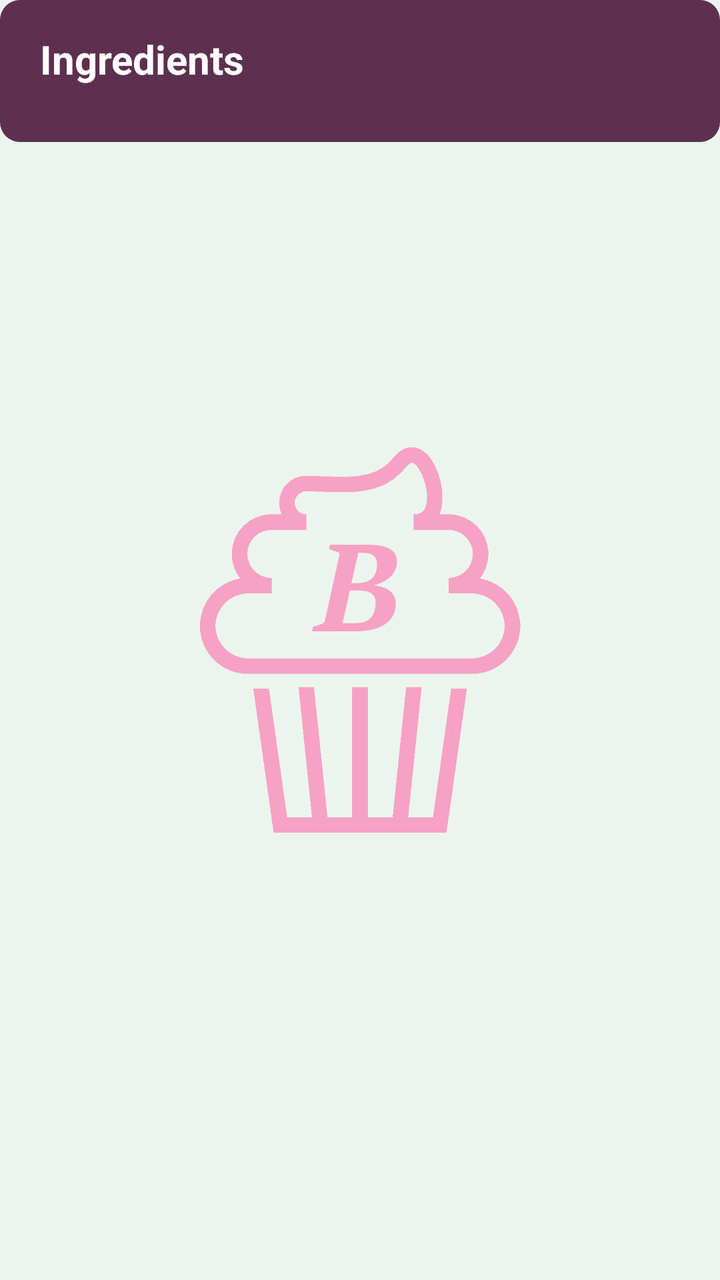
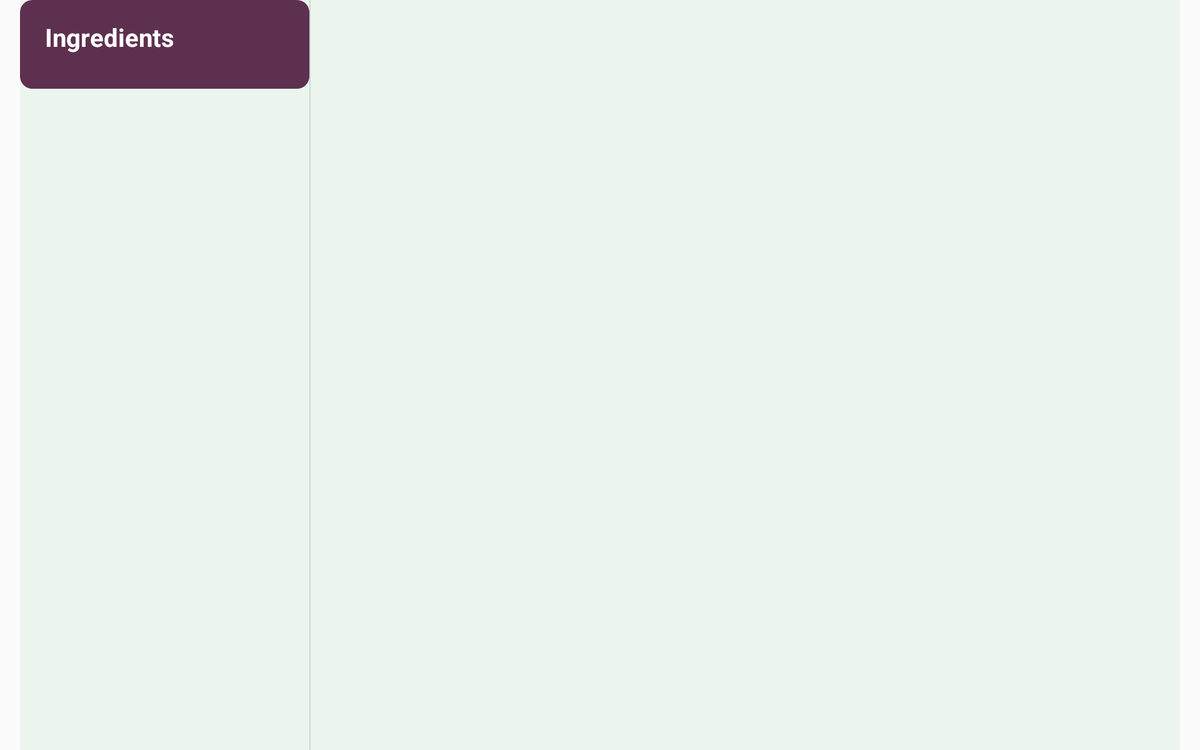

One screen, two layout resources from the same app: the default and the repository's alternative for another configuration. Each is rendered where Android would select it; the XML of both is given below.
<!-- AndroidManifest.xml: application theme AppTheme -->
<!-- res/layout/activity_recipe_master.xml -->
<?xml version="1.0" encoding="utf-8"?>
<RelativeLayout xmlns:android="http://schemas.android.com/apk/res/android"
    xmlns:app="http://schemas.android.com/apk/res-auto"
    android:layout_width="match_parent"
    android:layout_height="match_parent"
    android:background="#EBF5EE">
    <ImageView
        android:layout_width="wrap_content"
        android:layout_height="wrap_content"
        android:layout_centerInParent="true"
        android:src="@drawable/cupcake_background"/>
    <FrameLayout
        xmlns:android="http://schemas.android.com/apk/res/android"
        android:id="@+id/master_list_fragment"
        android:name="com.example.baked.RecipeMasterFragment"
        android:layout_width="match_parent"
        android:layout_height="match_parent">
        <include layout="@layout/activity_recipe_list"/>
    </FrameLayout>
</RelativeLayout>
<!-- res/layout/activity_recipe_list.xml (included above) -->
<?xml version="1.0" encoding="utf-8"?>
<LinearLayout
    xmlns:android="http://schemas.android.com/apk/res/android"
    android:id="@+id/recipe_list"
    android:layout_width="match_parent"
    android:layout_height="wrap_content"
    android:orientation="vertical"
    android:name="com.example.baked.RecipeListFragment">
    <TextView
        android:layout_width="match_parent"
        android:layout_height="wrap_content"
        android:text="@string/ingredients"
        style="@style/IngredientsHeadingText"/>
    <androidx.recyclerview.widget.RecyclerView
        android:layout_width="match_parent"
        android:layout_height="wrap_content"
        android:id="@+id/master_list_ingredients_recyclerview"/>
    <View
        android:layout_width="match_parent"
        android:layout_height="20dp"
        android:layout_marginBottom="@dimen/app_margin"
        android:background="@drawable/rectangle_rounded_bottom_corners_selected"/>
    <androidx.recyclerview.widget.RecyclerView
        android:layout_width="match_parent"
        android:layout_height="wrap_content"
        android:id="@+id/master_list_steps_recyclerview"/>
</LinearLayout>
<!-- resources referenced by this layout -->
<resources>
  <dimen name="app_margin">16dp</dimen>
  <!-- drawable cupcake_background: png bitmap (drawable-v24, 24165 bytes) -->
  <!-- drawable rectangle_rounded_bottom_corners_selected (drawable) -->
  <?xml version="1.0" encoding="utf-8"?>
  <shape xmlns:android="http://schemas.android.com/apk/res/android"
      android:shape="rectangle">
      <solid android:color="@color/colorPrimaryDarkTranslucentDark"/>
      <corners android:bottomLeftRadius="10dp"
          android:bottomRightRadius="10dp"/>
  </shape>
  <string name="ingredients">Ingredients</string>
  <style name="IngredientsHeadingText">
          <item name="android:paddingStart">20dp</item>
          <item name="android:paddingEnd">20dp</item>
          <item name="android:paddingTop">16dp</item>
          <item name="android:paddingBottom">8dp</item>
          <item name="android:textSize">20sp</item>
          <item name="android:textColor">@android:color/white</item>
          <item name="android:textStyle">bold</item>
          <item name="android:background">@drawable/rectangle_rounded_top_corners_selected</item>
      </style>
  <style name="AppTheme" parent="Theme.AppCompat.Light.DarkActionBar">
          
          <item name="colorPrimary">@color/colorPrimary</item>
          <item name="colorPrimaryDark">@color/colorPrimaryDark</item>
          <item name="colorAccent">@color/colorAccent</item>
      </style>
  <color name="colorPrimaryDarkTranslucentDark">#EE542344</color>
  <!-- drawable rectangle_rounded_top_corners_selected (drawable) -->
  <?xml version="1.0" encoding="utf-8"?>
  <shape xmlns:android="http://schemas.android.com/apk/res/android"
      android:shape="rectangle">
      <solid android:color="@color/colorPrimaryDarkTranslucentDark"/>
      <corners android:topLeftRadius="10dp"
          android:topRightRadius="10dp"/>
  </shape>
  <color name="colorPrimary">#F7A1C4</color>
  <color name="colorPrimaryDark">#542344</color>
  <color name="colorAccent">#456990</color>
</resources>
<!-- res/layout-sw600dp-land/activity_recipe_master.xml (the repository's variant of the layout above) -->
<!-- drawn on a 7-inch tablet turned sideways -->
<?xml version="1.0" encoding="utf-8"?>
<LinearLayout xmlns:android="http://schemas.android.com/apk/res/android"
    android:layout_width="match_parent"
    android:layout_height="match_parent"
    android:layout_marginLeft="@dimen/ingredients_margin"
    android:layout_marginRight="@dimen/ingredients_margin"
    android:baselineAligned="false"
    android:divider="?android:attr/dividerHorizontal"
    android:orientation="horizontal"
    android:showDividers="middle"
    android:background="@color/colorBackground">
    <include layout="@layout/activity_recipe_list"
        android:layout_weight="1"
        android:layout_height="match_parent"
        android:layout_width="0dp"/>
    <FrameLayout
        android:id="@+id/step_container"
        android:layout_weight="3"
        android:layout_width="0dp"
        android:layout_height="match_parent"/>
</LinearLayout>
<!-- resources referenced by the variant -->
<!-- as a 7-inch tablet turned sideways resolves them -->
<resources>
  <color name="colorBackground">#EBF5EE</color>
  <!-- from res/values-sw600dp/ -->
  <dimen name="app_margin">100dp</dimen>
  <dimen name="ingredients_margin">16dp</dimen>
  <!-- drawable rectangle_rounded_bottom_corners_selected (drawable) -->
  <?xml version="1.0" encoding="utf-8"?>
  <shape xmlns:android="http://schemas.android.com/apk/res/android"
      android:shape="rectangle">
      <solid android:color="@color/colorPrimaryDarkTranslucentDark"/>
      <corners android:bottomLeftRadius="10dp"
          android:bottomRightRadius="10dp"/>
  </shape>
  <string name="ingredients">Ingredients</string>
  <style name="IngredientsHeadingText">
          <item name="android:paddingStart">20dp</item>
          <item name="android:paddingEnd">20dp</item>
          <item name="android:paddingTop">16dp</item>
          <item name="android:paddingBottom">8dp</item>
          <item name="android:textSize">20sp</item>
          <item name="android:textColor">@android:color/white</item>
          <item name="android:textStyle">bold</item>
          <item name="android:background">@drawable/rectangle_rounded_top_corners_selected</item>
      </style>
  <style name="AppTheme" parent="Theme.AppCompat.Light.DarkActionBar">
          
          <item name="colorPrimary">@color/colorPrimary</item>
          <item name="colorPrimaryDark">@color/colorPrimaryDark</item>
          <item name="colorAccent">@color/colorAccent</item>
      </style>
  <color name="colorPrimaryDarkTranslucentDark">#EE542344</color>
  <!-- drawable rectangle_rounded_top_corners_selected (drawable) -->
  <?xml version="1.0" encoding="utf-8"?>
  <shape xmlns:android="http://schemas.android.com/apk/res/android"
      android:shape="rectangle">
      <solid android:color="@color/colorPrimaryDarkTranslucentDark"/>
      <corners android:topLeftRadius="10dp"
          android:topRightRadius="10dp"/>
  </shape>
  <color name="colorPrimary">#F7A1C4</color>
  <color name="colorPrimaryDark">#542344</color>
  <color name="colorAccent">#456990</color>
</resources>
